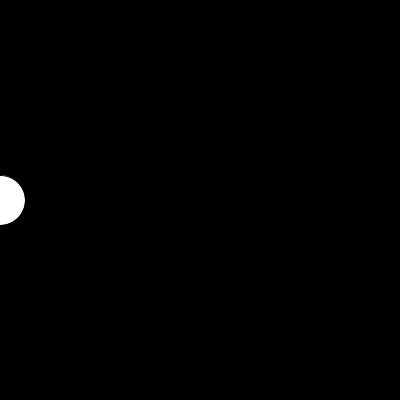
Frame 1 (no input)
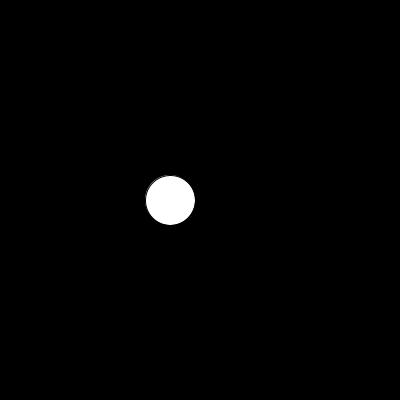
Frame 60 (the mouse pressed at the canvas centre just before this capture)
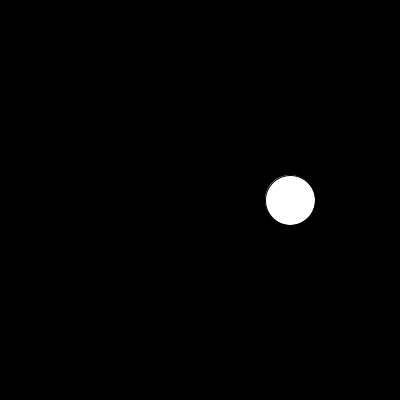
Frame 120 (the mouse held since frame 60 and released just before this capture)

The Processing sketch that drew these frames (run headless with seeded random() and noise(); from frame 60 on, the mouse is pressed at the canvas centre):

// Processing sketch: processing_48926
// ── processing_48926.pde

// the x position of the circle
int x = 0; 
// if true, the ellipse moves right, 
// if false, the ellipse moves left.
boolean movingRight = true;

void setup() { 
  size(400,400); 
  smooth(); 
}

void draw() { 
 
  // clear the background
  background(0);  
  
  // draw the ellipse 
  ellipse(x, height/2, 50,50); 
  
  // if movingRight then add 10 to x
  if(movingRight) {
    x+=10;
  } else {
    // otherwise subtract 10 from x
    x-=10;  
  }
  
  // if we're all the way over to the right, start moving to the left
  if(x>width-25) { 
    movingRight = false; 
  } else if(x<25) { 
    // and if we're all the way over the left, start moving to the right
    movingRight = true;      
  }
  
}
